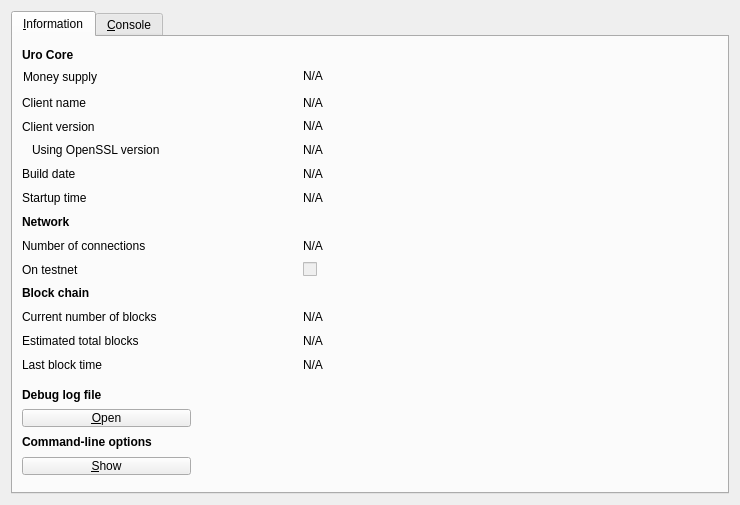
<?xml version="1.0" encoding="UTF-8"?>
<ui version="4.0">
 <class>RPCConsole</class>
 <widget class="QDialog" name="RPCConsole">
  <property name="geometry">
   <rect>
    <x>0</x>
    <y>0</y>
    <width>740</width>
    <height>505</height>
   </rect>
  </property>
  <property name="windowTitle">
   <string>Uro - Debug window</string>
  </property>
  <layout class="QVBoxLayout" name="verticalLayout_2">
   <item>
    <widget class="QTabWidget" name="tabWidget">
     <property name="enabled">
      <bool>true</bool>
     </property>
     <property name="currentIndex">
      <number>0</number>
     </property>
     <widget class="QWidget" name="tab_info">
      <attribute name="title">
       <string>&amp;Information</string>
      </attribute>
      <widget class="QLabel" name="label_9">
       <property name="geometry">
        <rect>
         <x>9</x>
         <y>9</y>
         <width>65</width>
         <height>18</height>
        </rect>
       </property>
       <property name="font">
        <font>
         <weight>75</weight>
         <bold>true</bold>
        </font>
       </property>
       <property name="text">
        <string>Uro Core</string>
       </property>
      </widget>
      <widget class="QLabel" name="label_5">
       <property name="geometry">
        <rect>
         <x>9</x>
         <y>57</y>
         <width>80</width>
         <height>18</height>
        </rect>
       </property>
       <property name="text">
        <string>Client name</string>
       </property>
      </widget>
      <widget class="QLabel" name="clientName">
       <property name="geometry">
        <rect>
         <x>290</x>
         <y>57</y>
         <width>200</width>
         <height>18</height>
        </rect>
       </property>
       <property name="cursor">
        <cursorShape>IBeamCursor</cursorShape>
       </property>
       <property name="text">
        <string>N/A</string>
       </property>
       <property name="textFormat">
        <enum>Qt::PlainText</enum>
       </property>
       <property name="textInteractionFlags">
        <set>Qt::LinksAccessibleByMouse|Qt::TextSelectableByKeyboard|Qt::TextSelectableByMouse</set>
       </property>
      </widget>
      <widget class="QLabel" name="label_6">
       <property name="geometry">
        <rect>
         <x>9</x>
         <y>81</y>
         <width>169</width>
         <height>17</height>
        </rect>
       </property>
       <property name="text">
        <string>Client version</string>
       </property>
      </widget>
      <widget class="QLabel" name="clientVersion">
       <property name="geometry">
        <rect>
         <x>290</x>
         <y>81</y>
         <width>200</width>
         <height>17</height>
        </rect>
       </property>
       <property name="cursor">
        <cursorShape>IBeamCursor</cursorShape>
       </property>
       <property name="text">
        <string>N/A</string>
       </property>
       <property name="textFormat">
        <enum>Qt::PlainText</enum>
       </property>
       <property name="textInteractionFlags">
        <set>Qt::LinksAccessibleByMouse|Qt::TextSelectableByKeyboard|Qt::TextSelectableByMouse</set>
       </property>
      </widget>
      <widget class="QLabel" name="label_14">
       <property name="geometry">
        <rect>
         <x>9</x>
         <y>104</y>
         <width>169</width>
         <height>18</height>
        </rect>
       </property>
       <property name="text">
        <string>Using OpenSSL version</string>
       </property>
       <property name="indent">
        <number>10</number>
       </property>
      </widget>
      <widget class="QLabel" name="openSSLVersion">
       <property name="geometry">
        <rect>
         <x>290</x>
         <y>104</y>
         <width>200</width>
         <height>18</height>
        </rect>
       </property>
       <property name="cursor">
        <cursorShape>IBeamCursor</cursorShape>
       </property>
       <property name="text">
        <string>N/A</string>
       </property>
       <property name="textFormat">
        <enum>Qt::PlainText</enum>
       </property>
       <property name="textInteractionFlags">
        <set>Qt::LinksAccessibleByMouse|Qt::TextSelectableByKeyboard|Qt::TextSelectableByMouse</set>
       </property>
      </widget>
      <widget class="QLabel" name="label_12">
       <property name="geometry">
        <rect>
         <x>9</x>
         <y>128</y>
         <width>67</width>
         <height>18</height>
        </rect>
       </property>
       <property name="text">
        <string>Build date</string>
       </property>
      </widget>
      <widget class="QLabel" name="buildDate">
       <property name="geometry">
        <rect>
         <x>290</x>
         <y>128</y>
         <width>200</width>
         <height>18</height>
        </rect>
       </property>
       <property name="cursor">
        <cursorShape>IBeamCursor</cursorShape>
       </property>
       <property name="text">
        <string>N/A</string>
       </property>
       <property name="textFormat">
        <enum>Qt::PlainText</enum>
       </property>
       <property name="textInteractionFlags">
        <set>Qt::LinksAccessibleByMouse|Qt::TextSelectableByKeyboard|Qt::TextSelectableByMouse</set>
       </property>
      </widget>
      <widget class="QLabel" name="label_13">
       <property name="geometry">
        <rect>
         <x>9</x>
         <y>152</y>
         <width>81</width>
         <height>18</height>
        </rect>
       </property>
       <property name="text">
        <string>Startup time</string>
       </property>
      </widget>
      <widget class="QLabel" name="startupTime">
       <property name="geometry">
        <rect>
         <x>290</x>
         <y>152</y>
         <width>200</width>
         <height>18</height>
        </rect>
       </property>
       <property name="cursor">
        <cursorShape>IBeamCursor</cursorShape>
       </property>
       <property name="text">
        <string>N/A</string>
       </property>
       <property name="textFormat">
        <enum>Qt::PlainText</enum>
       </property>
       <property name="textInteractionFlags">
        <set>Qt::LinksAccessibleByMouse|Qt::TextSelectableByKeyboard|Qt::TextSelectableByMouse</set>
       </property>
      </widget>
      <widget class="QLabel" name="label_11">
       <property name="geometry">
        <rect>
         <x>9</x>
         <y>176</y>
         <width>61</width>
         <height>18</height>
        </rect>
       </property>
       <property name="font">
        <font>
         <weight>75</weight>
         <bold>true</bold>
        </font>
       </property>
       <property name="text">
        <string>Network</string>
       </property>
      </widget>
      <widget class="QLabel" name="label_7">
       <property name="geometry">
        <rect>
         <x>9</x>
         <y>200</y>
         <width>155</width>
         <height>18</height>
        </rect>
       </property>
       <property name="text">
        <string>Number of connections</string>
       </property>
      </widget>
      <widget class="QLabel" name="numberOfConnections">
       <property name="geometry">
        <rect>
         <x>290</x>
         <y>200</y>
         <width>200</width>
         <height>18</height>
        </rect>
       </property>
       <property name="cursor">
        <cursorShape>IBeamCursor</cursorShape>
       </property>
       <property name="text">
        <string>N/A</string>
       </property>
       <property name="textFormat">
        <enum>Qt::PlainText</enum>
       </property>
       <property name="textInteractionFlags">
        <set>Qt::LinksAccessibleByMouse|Qt::TextSelectableByKeyboard|Qt::TextSelectableByMouse</set>
       </property>
      </widget>
      <widget class="QLabel" name="label_8">
       <property name="geometry">
        <rect>
         <x>9</x>
         <y>224</y>
         <width>169</width>
         <height>17</height>
        </rect>
       </property>
       <property name="text">
        <string>On testnet</string>
       </property>
      </widget>
      <widget class="QCheckBox" name="isTestNet">
       <property name="enabled">
        <bool>false</bool>
       </property>
       <property name="geometry">
        <rect>
         <x>290</x>
         <y>224</y>
         <width>200</width>
         <height>17</height>
        </rect>
       </property>
       <property name="text">
        <string/>
       </property>
      </widget>
      <widget class="QLabel" name="label_10">
       <property name="geometry">
        <rect>
         <x>9</x>
         <y>247</y>
         <width>85</width>
         <height>18</height>
        </rect>
       </property>
       <property name="font">
        <font>
         <weight>75</weight>
         <bold>true</bold>
        </font>
       </property>
       <property name="text">
        <string>Block chain</string>
       </property>
      </widget>
      <widget class="QLabel" name="label_3">
       <property name="geometry">
        <rect>
         <x>9</x>
         <y>271</y>
         <width>169</width>
         <height>18</height>
        </rect>
       </property>
       <property name="text">
        <string>Current number of blocks</string>
       </property>
      </widget>
      <widget class="QLabel" name="numberOfBlocks">
       <property name="geometry">
        <rect>
         <x>290</x>
         <y>271</y>
         <width>200</width>
         <height>18</height>
        </rect>
       </property>
       <property name="cursor">
        <cursorShape>IBeamCursor</cursorShape>
       </property>
       <property name="text">
        <string>N/A</string>
       </property>
       <property name="textFormat">
        <enum>Qt::PlainText</enum>
       </property>
       <property name="textInteractionFlags">
        <set>Qt::LinksAccessibleByMouse|Qt::TextSelectableByKeyboard|Qt::TextSelectableByMouse</set>
       </property>
      </widget>
      <widget class="QLabel" name="label_4">
       <property name="geometry">
        <rect>
         <x>9</x>
         <y>295</y>
         <width>146</width>
         <height>18</height>
        </rect>
       </property>
       <property name="text">
        <string>Estimated total blocks</string>
       </property>
      </widget>
      <widget class="QLabel" name="totalBlocks">
       <property name="geometry">
        <rect>
         <x>290</x>
         <y>295</y>
         <width>200</width>
         <height>18</height>
        </rect>
       </property>
       <property name="cursor">
        <cursorShape>IBeamCursor</cursorShape>
       </property>
       <property name="text">
        <string>N/A</string>
       </property>
       <property name="textFormat">
        <enum>Qt::PlainText</enum>
       </property>
       <property name="textInteractionFlags">
        <set>Qt::LinksAccessibleByMouse|Qt::TextSelectableByKeyboard|Qt::TextSelectableByMouse</set>
       </property>
      </widget>
      <widget class="QLabel" name="label_2">
       <property name="geometry">
        <rect>
         <x>9</x>
         <y>319</y>
         <width>100</width>
         <height>18</height>
        </rect>
       </property>
       <property name="text">
        <string>Last block time</string>
       </property>
      </widget>
      <widget class="QLabel" name="lastBlockTime">
       <property name="geometry">
        <rect>
         <x>290</x>
         <y>319</y>
         <width>200</width>
         <height>18</height>
        </rect>
       </property>
       <property name="cursor">
        <cursorShape>IBeamCursor</cursorShape>
       </property>
       <property name="text">
        <string>N/A</string>
       </property>
       <property name="textFormat">
        <enum>Qt::PlainText</enum>
       </property>
       <property name="textInteractionFlags">
        <set>Qt::LinksAccessibleByMouse|Qt::TextSelectableByKeyboard|Qt::TextSelectableByMouse</set>
       </property>
      </widget>
      <widget class="QLabel" name="labelDebugLogfile">
       <property name="geometry">
        <rect>
         <x>9</x>
         <y>349</y>
         <width>169</width>
         <height>17</height>
        </rect>
       </property>
       <property name="font">
        <font>
         <weight>75</weight>
         <bold>true</bold>
        </font>
       </property>
       <property name="text">
        <string>Debug log file</string>
       </property>
      </widget>
      <widget class="QPushButton" name="openDebugLogfileButton">
       <property name="geometry">
        <rect>
         <x>9</x>
         <y>372</y>
         <width>169</width>
         <height>18</height>
        </rect>
       </property>
       <property name="toolTip">
        <string>Open the Uro debug log file from the current data directory. This can take a few seconds for large log files.</string>
       </property>
       <property name="text">
        <string>&amp;Open</string>
       </property>
       <property name="autoDefault">
        <bool>false</bool>
       </property>
      </widget>
      <widget class="QLabel" name="labelCLOptions">
       <property name="geometry">
        <rect>
         <x>9</x>
         <y>396</y>
         <width>163</width>
         <height>18</height>
        </rect>
       </property>
       <property name="font">
        <font>
         <weight>75</weight>
         <bold>true</bold>
        </font>
       </property>
       <property name="text">
        <string>Command-line options</string>
       </property>
      </widget>
      <widget class="QPushButton" name="showCLOptionsButton">
       <property name="geometry">
        <rect>
         <x>9</x>
         <y>420</y>
         <width>169</width>
         <height>18</height>
        </rect>
       </property>
       <property name="toolTip">
        <string>Show the Uro-Qt help message to get a list with possible Uro command-line options.</string>
       </property>
       <property name="text">
        <string>&amp;Show</string>
       </property>
       <property name="autoDefault">
        <bool>false</bool>
       </property>
      </widget>
      <widget class="QLabel" name="label_15">
       <property name="geometry">
        <rect>
         <x>10</x>
         <y>31</y>
         <width>93</width>
         <height>18</height>
        </rect>
       </property>
       <property name="text">
        <string>Money supply</string>
       </property>
      </widget>
      <widget class="QLabel" name="moneySupply">
       <property name="enabled">
        <bool>true</bool>
       </property>
       <property name="geometry">
        <rect>
         <x>290</x>
         <y>30</y>
         <width>200</width>
         <height>18</height>
        </rect>
       </property>
       <property name="cursor">
        <cursorShape>IBeamCursor</cursorShape>
       </property>
       <property name="text">
        <string>N/A</string>
       </property>
       <property name="textFormat">
        <enum>Qt::PlainText</enum>
       </property>
      </widget>
      <widget class="QLabel" name="label_16">
       <property name="geometry">
        <rect>
         <x>300</x>
         <y>340</y>
         <width>111</width>
         <height>111</height>
        </rect>
       </property>
       <property name="text">
        <string/>
       </property>
       <property name="pixmap">
        <pixmap resource="../bitcoin.qrc">:/images/about</pixmap>
       </property>
       <property name="scaledContents">
        <bool>true</bool>
       </property>
      </widget>
      <widget class="QLabel" name="label_17">
       <property name="geometry">
        <rect>
         <x>110</x>
         <y>20</y>
         <width>91</width>
         <height>81</height>
        </rect>
       </property>
       <property name="text">
        <string/>
       </property>
       <property name="pixmap">
        <pixmap resource="../bitcoin.qrc">:/images/res/images/Urea-3D-balls.png</pixmap>
       </property>
       <property name="scaledContents">
        <bool>true</bool>
       </property>
       <property name="wordWrap">
        <bool>true</bool>
       </property>
      </widget>
     </widget>
     <widget class="QWidget" name="tab_console">
      <attribute name="title">
       <string>&amp;Console</string>
      </attribute>
      <layout class="QVBoxLayout" name="verticalLayout_3">
       <property name="spacing">
        <number>3</number>
       </property>
       <item>
        <widget class="QTextEdit" name="messagesWidget">
         <property name="minimumSize">
          <size>
           <width>0</width>
           <height>100</height>
          </size>
         </property>
         <property name="readOnly">
          <bool>true</bool>
         </property>
         <property name="tabKeyNavigation" stdset="0">
          <bool>false</bool>
         </property>
         <property name="columnCount" stdset="0">
          <number>2</number>
         </property>
        </widget>
       </item>
       <item>
        <layout class="QHBoxLayout" name="horizontalLayout">
         <property name="spacing">
          <number>3</number>
         </property>
         <item>
          <widget class="QLabel" name="label">
           <property name="text">
            <string notr="true">&gt;</string>
           </property>
          </widget>
         </item>
         <item>
          <widget class="QLineEdit" name="lineEdit">
           <property name="text">
            <string>Type your commands in here, ie: getinfo</string>
           </property>
          </widget>
         </item>
         <item>
          <widget class="QPushButton" name="clearButton">
           <property name="maximumSize">
            <size>
             <width>24</width>
             <height>24</height>
            </size>
           </property>
           <property name="toolTip">
            <string>Clear console</string>
           </property>
           <property name="text">
            <string/>
           </property>
           <property name="icon">
            <iconset resource="../bitcoin.qrc">
             <normaloff>:/icons/remove</normaloff>:/icons/remove</iconset>
           </property>
           <property name="shortcut">
            <string notr="true">Ctrl+L</string>
           </property>
           <property name="autoDefault">
            <bool>false</bool>
           </property>
          </widget>
         </item>
        </layout>
       </item>
      </layout>
     </widget>
    </widget>
   </item>
  </layout>
 </widget>
 <resources>
  <include location="../bitcoin.qrc"/>
 </resources>
 <connections/>
</ui>
